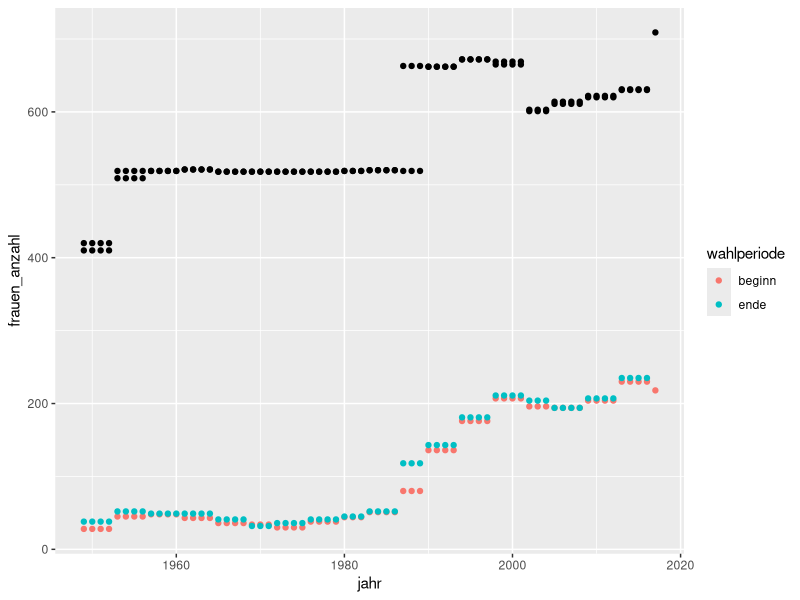
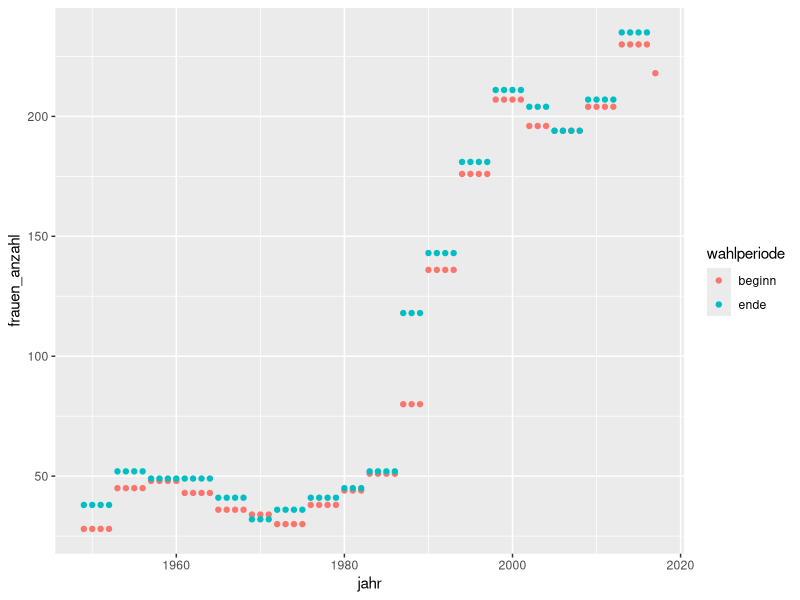

Recreate these plots in R, in order.
## ---- chunk 1
knitr::opts_chunk$set(echo = TRUE)

library(tidyverse)


# datensätze
bt_frauen <- read.csv("data//to_work_with/bundestagzusammensetzung.csv")
parteien_frauen <- read.csv("data//to_work_with/zusammensetzung_frauen_parteien.csv")

## ---- chunk 2

bt_frauen %>%
  ggplot() +
  geom_point(mapping = aes(x = jahr, y = frauen_anzahl, color = wahlperiode)) +
  geom_point(mapping = aes(x = jahr, y = mitglieder)) +
  NULL


bt_frauen %>%
  ggplot() +
  aes(
    x = jahr,
    y = frauen_anzahl,
    color = wahlperiode
  ) +
  geom_point() +
  NULL




